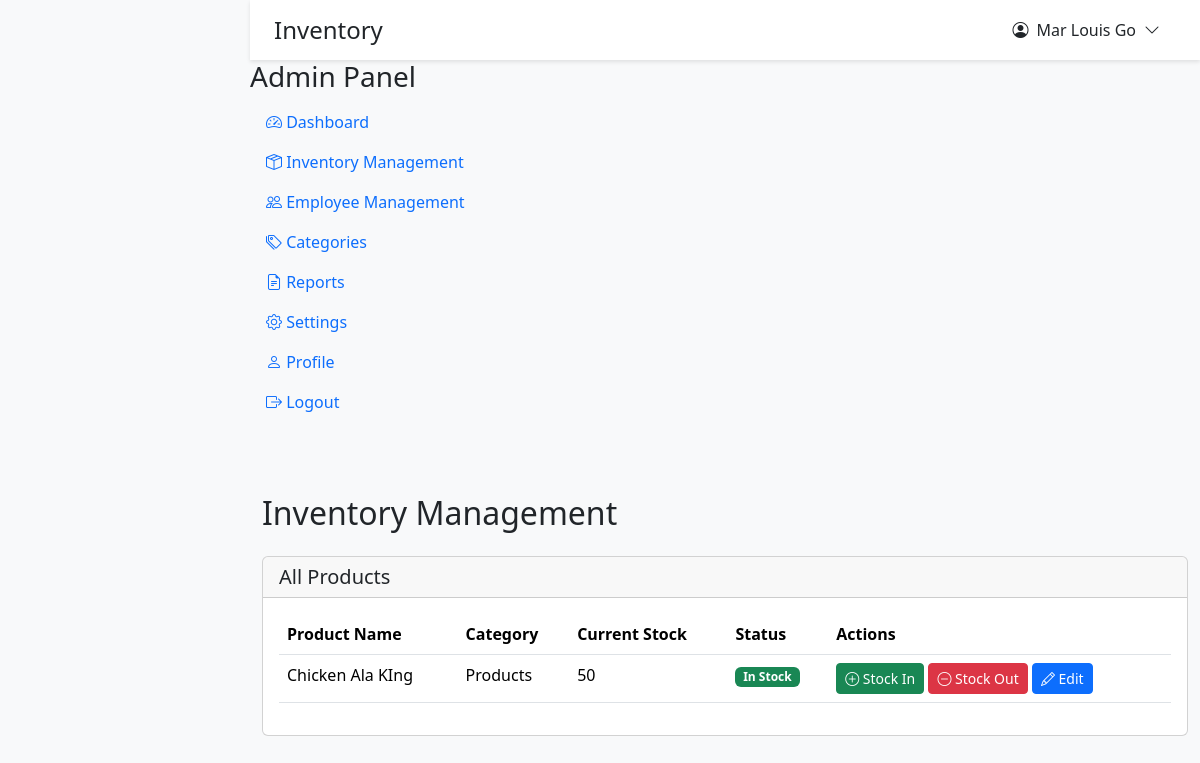
The page /v2/posinventory_aa/roles/admin/inventory.php (signed in) on the database its author committed.
### tables this page shows
CREATE TABLE `tbl_products` (
  `product_id` int(11) NOT NULL,
  `product_name` varchar(255) NOT NULL,
  `product_selling_price` decimal(10,2) DEFAULT NULL,
  `product_image` varchar(255) DEFAULT NULL,
  `product_quantity` int(11) DEFAULT 0,
  `product_restock_qty` int(11) DEFAULT 0,
  `category_id` int(11) DEFAULT NULL,
  `product_created_at` timestamp NOT NULL DEFAULT current_timestamp(),
  `employee_id` int(11) DEFAULT NULL
);

CREATE TABLE `tbl_categories` (
  `category_id` int(11) NOT NULL,
  `category_name` varchar(255) NOT NULL,
  `category_description` text DEFAULT NULL,
  `created_at` timestamp NOT NULL DEFAULT current_timestamp(),
  `updated_at` timestamp NOT NULL DEFAULT current_timestamp() ON UPDATE current_timestamp()
);

### v2/posinventory_aa/roles/admin/inventory.php (the view, shortened to what this page needs)
<?php
require_once '../../config/database.php';
require_once '../../includes/header.php';
$query = "SELECT p.*, c.category_name,
          CONCAT(e.first_name, ' ', e.last_name) as employee_name
          FROM tbl_products p
          LEFT JOIN tbl_categories c ON p.category_id = c.category_id
          LEFT JOIN tbl_employee e ON p.employee_id = e.employee_id
          ORDER BY p.product_name";
$result = $conn->query($query);
?>
<div class="container-fluid py-4">
    <div class="row mb-4">
        <div class="col">
            <h2 class="mb-4">Inventory Management</h2>
            <div class="card">
                <div class="card-header">
                    <div class="d-flex justify-content-between align-items-center">
                        <h5 class="mb-0">All Products</h5>
                    </div>
                </div>
                <div class="card-body">
                    <div class="table-responsive">
                        <table class="table table-hover">
                            <thead>
                                <tr>
                                    <th>Product Name</th>
                                    <th>Category</th>
                                    <th>Current Stock</th>
                                    <th>Status</th>
                                    <th>Actions</th>
                                </tr>
                            </thead>
                            <tbody>
                                <?php while ($product = $result->fetch_assoc()): ?>
                                    <tr>
                                        <td><?php echo htmlspecialchars($product['product_name']); ?></td>
                                        <td><?php echo htmlspecialchars($product['category_name']); ?></td>
                                        <td><?php echo $product['product_quantity']; ?></td>
                                        <td>
                                            <?php
                                            $status_class = $product['product_quantity'] == 0 ? 'bg-danger' :
                                                ($product['product_quantity'] <= $product['product_restock_qty'] ? 'bg-warning' : 'bg-success');
                                            $status_text = $product['product_quantity'] == 0 ? 'Out of Stock' :
                                                ($product['product_quantity'] <= $product['product_restock_qty'] ? 'Low Stock' : 'In Stock');
                                            ?>
                                            <span class="badge <?php echo $status_class; ?>">
                                                <?php echo $status_text; ?>
                                            </span>
                                        </td>
                                        <td>
                                            <button type="button"
                                                    class="btn btn-sm btn-success"
                                                    data-bs-toggle="modal"
                                                    data-bs-target="#stockInModal<?php echo $product['product_id']; ?>">
                                                <i class="bi bi-plus-circle"></i> Stock In
                                            </button>
                                            <button type="button"
                                                    class="btn btn-sm btn-danger"
                                                    data-bs-toggle="modal"
                                                    data-bs-target="#stockOutModal<?php echo $product['product_id']; ?>">
                                                <i class="bi bi-dash-circle"></i> Stock Out
                                            </button>
                                            <button type="button"
                                                    class="btn btn-sm btn-primary"
                                                    data-bs-toggle="modal"
                                                    data-bs-target="#editModal<?php echo $product['product_id']; ?>">
                                                <i class="bi bi-pencil"></i> Edit
                                            </button>
                                        </td>
                                    </tr>
                                <?php endwhile; ?>
                            </tbody>
                        </table>
                    </div>
                </div>
            </div>
        </div>
    </div>
</div>
<?php require_once '../../includes/footer.php'; ?>

### v2/posinventory_aa/includes/header.php (style rules this page uses)
:root { --body-bg: #f8f9fa; --topbar-bg: #ffffff; --card-bg: #ffffff; --text-color: #212529; --border-color: rgba(0,0,0,0.1); }
body { min-height: 100vh; background-color: var(--body-bg); padding-left: 250px; padding-top: 60px; transition: padding-left 0.3s ease; color: var(--text-color); }

### rows shown on the page
tbl_products: product_name "Chicken Ala KIng", category.category_name "Products", product_quantity "50", status_text "In Stock"

### other values the page prints
$page_title "Inventory"
$_SESSION['full_name'] "Mar Louis Go"
